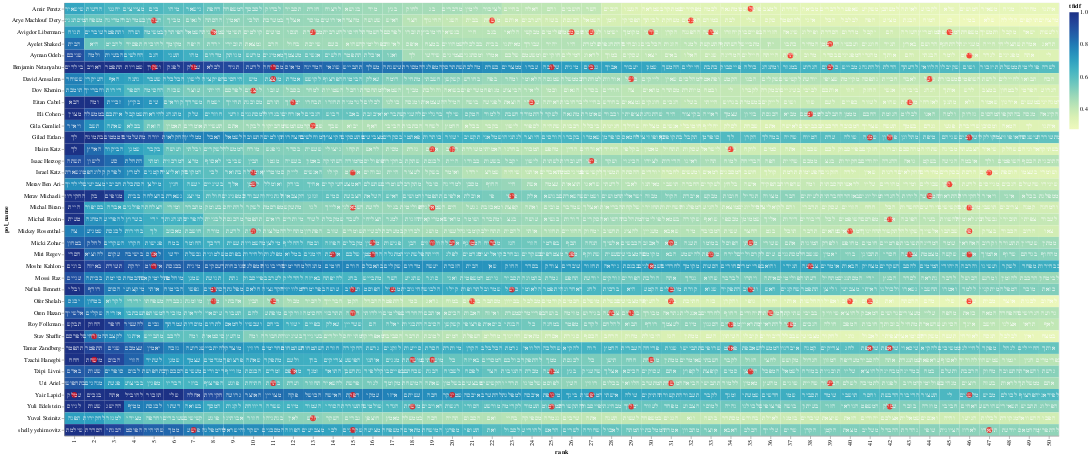

Write notebook code for a chart like this one.
### Markdown cell above
**Politician whose data vector appears darker implies that the deletion was motivated by specific content rather than aggressive phrases\lingual tokens (assuming that flags are mediated)**

* The code below was contributed by Eric Monson. Thanks, Eric!

### Code cell
# Terms in this list will get a red dot in the visualization
term_list = term_list = [w for w in curses_lst if w in BOW_FOR_NOW]

# adding a little randomness to break ties in term ranking
top_50_tfidf_plusRand = tfidf_df_stp2_top_50.copy()
top_50_tfidf_plusRand['tfidf'] = top_50_tfidf_plusRand['tfidf'] + np.random.rand(top_50_tfidf_plusRand.shape[0])*0.0001

# base for all visualizations, with rank calculation
base = alt.Chart(top_50_tfidf_plusRand).encode(
    x = 'rank:O',
    y = 'pol_name:N'
).transform_window(
    rank = "rank()",
    sort = [alt.SortField("tfidf", order="descending")],
    groupby = ["pol_name"],
)

# heatmap specification
heatmap = base.mark_rect().encode(
    color = 'tfidf:Q'
)

# red circle over terms in above list
circle = base.mark_circle(size=100).encode(
    color = alt.condition(
        alt.FieldOneOfPredicate(field='word', oneOf=term_list),
        alt.value('red'),
        alt.value('#FFFFFF00')        
    )
)

# text labels, white for darker heatmap colors
text = base.mark_text(baseline='middle').encode(
    text = 'word:N',
    color = alt.condition(alt.datum.tfidf >= 0.23, alt.value('white'), alt.value('black'))
)

# display the three superimposed visualizations
(heatmap + circle + text).properties(width = 1700)

### Figure 1 — Vega-Lite specification as saved in the notebook (floating-point values rounded to 4 significant figures; data arrays with more than 128 entries replaced by an {"elided": "..."} marker saying what was removed)
{"config": {"view": {"continuousWidth": 400, "continuousHeight": 300}}, "layer": [{"mark": "rect", "encoding": {"color": {"type": "quantitative", "field": "tfidf"}, "x": {"type": "ordinal", "field": "rank"}, "y": {"type": "nominal", "field": "pol_name"}}, "transform": [{"window": [{"op": "rank", "field": "", "as": "rank"}], "groupby": ["pol_name"], "sort": [{"field": "tfidf", "order": "descending"}]}]}, {"mark": {"type": "circle", "size": 100}, "encoding": {"color": {"condition": {"value": "red", "test": {"field": "word", "oneOf": {"elided": "175 str values"}}}, "value": "#FFFFFF00"}, "x": {"type": "ordinal", "field": "rank"}, "y": {"type": "nominal", "field": "pol_name"}}, "transform": [{"window": [{"op": "rank", "field": "", "as": "rank"}], "groupby": ["pol_name"], "sort": [{"field": "tfidf", "order": "descending"}]}]}, {"mark": {"type": "text", "baseline": "middle"}, "encoding": {"color": {"condition": {"value": "white", "test": "(datum.tfidf >= 0.23)"}, "value": "black"}, "text": {"type": "nominal", "field": "word"}, "x": {"type": "ordinal", "field": "rank"}, "y": {"type": "nominal", "field": "pol_name"}}, "transform": [{"window": [{"op": "rank", "field": "", "as": "rank"}], "groupby": ["pol_name"], "sort": [{"field": "tfidf", "order": "descending"}]}]}], "data": {"name": "data-1f3b3ac0eba767d4b95ce212be790e56"}, "width": 1700, "$schema": "https://vega.github.io/schema/vega-lite/v4.8.1.json", "datasets": {"data-1f3b3ac0eba767d4b95ce212be790e56": {"elided": "1850 records"}}}
